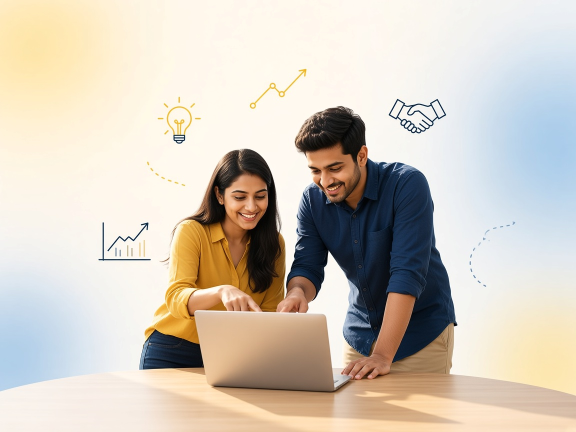
#> input picture assets/images/brand/hero-web.jpg, 1152 x 864 px (shown at 1/2 size)
$ python -i make_ads.py   (imports and definitions only)
#> lines starting #> are read from the running program, lines starting #| are printed output that depends on the picture
#> further down, picture is the input picture: PIL image 1152x864 RGB; mean R, G, B 208.8, 200.1, 187.9
"""Create 3 vertical 9:16 Telugu ad videos for Dhruva Foundation Business Startup School."""
from __future__ import annotations

import math
import subprocess
from pathlib import Path

import imageio_ffmpeg
from PIL import Image

ROOT = Path(r"D:\Sadhi\Dhruva")
POSTERS = ROOT / "posters"
OUT = ROOT / "videos"
AUDIO = OUT / "audio"
FRAMES = OUT / "frames"
# [1 line that did not run here, left out]

W, H = 1080, 1920
FPS = 30


def cover_resize(img: Image.Image, size=(W, H)) -> Image.Image:
#> called with size = (1080, 1920)
    tw, th = size
    scale = max(tw / img.width, th / img.height)
#> scale = 2.22
    nw, nh = int(img.width * scale), int(img.height * scale)
#> nw = 2560; nh = 1920
    img = img.resize((nw, nh), Image.Resampling.LANCZOS)
    left = (nw - tw) // 2
#> left = 740
    top = (nh - th) // 2
#> top = 0
    return img.crop((left, top, left + tw, top + th)).convert("RGB")
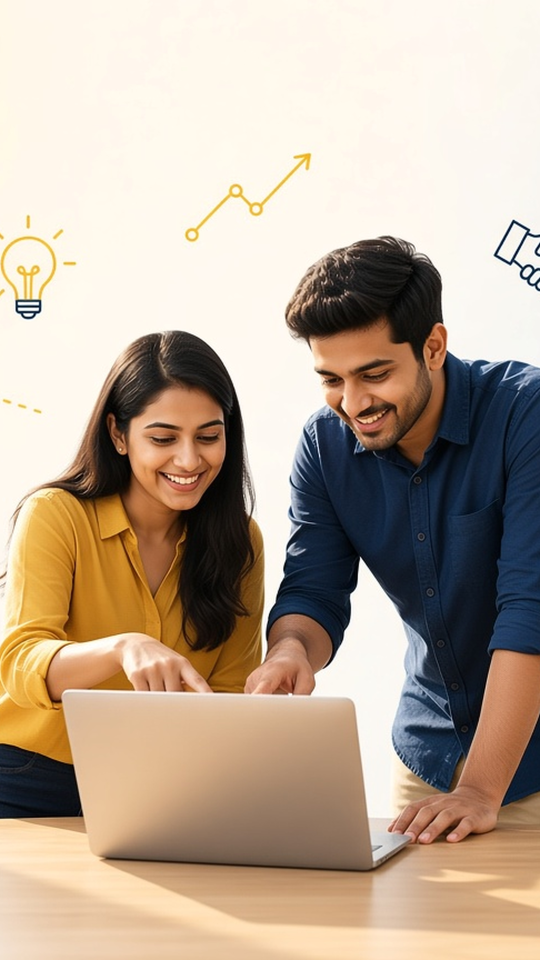
#> returned value: PIL image 1080x1920 RGB (shown at 1/2 size); mean R, G, B 185.4, 167.8, 149.8


# [168 lines left out: functions audio_duration, render_ken_burns, mux, main, not called in this run]


# [2 lines not run here, left out]

>>> from PIL import Image
>>> picture = Image.open('../assets/images/brand/hero-web.jpg')
>>> result = cover_resize(picture)
